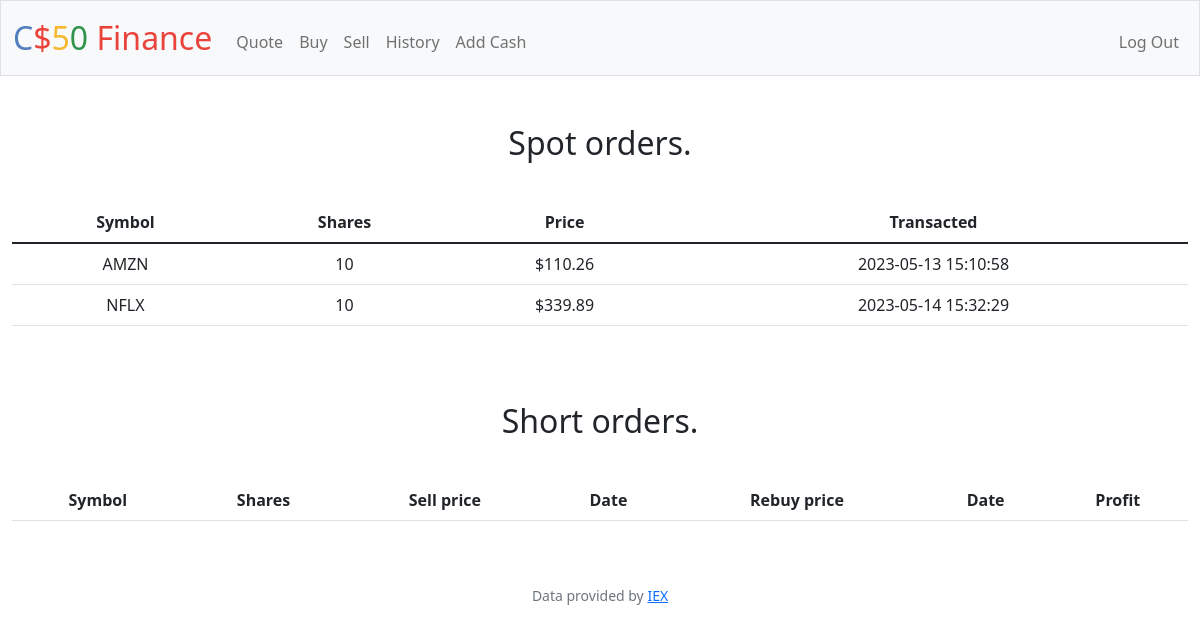
Page /history (signed in) on the earlier database version.
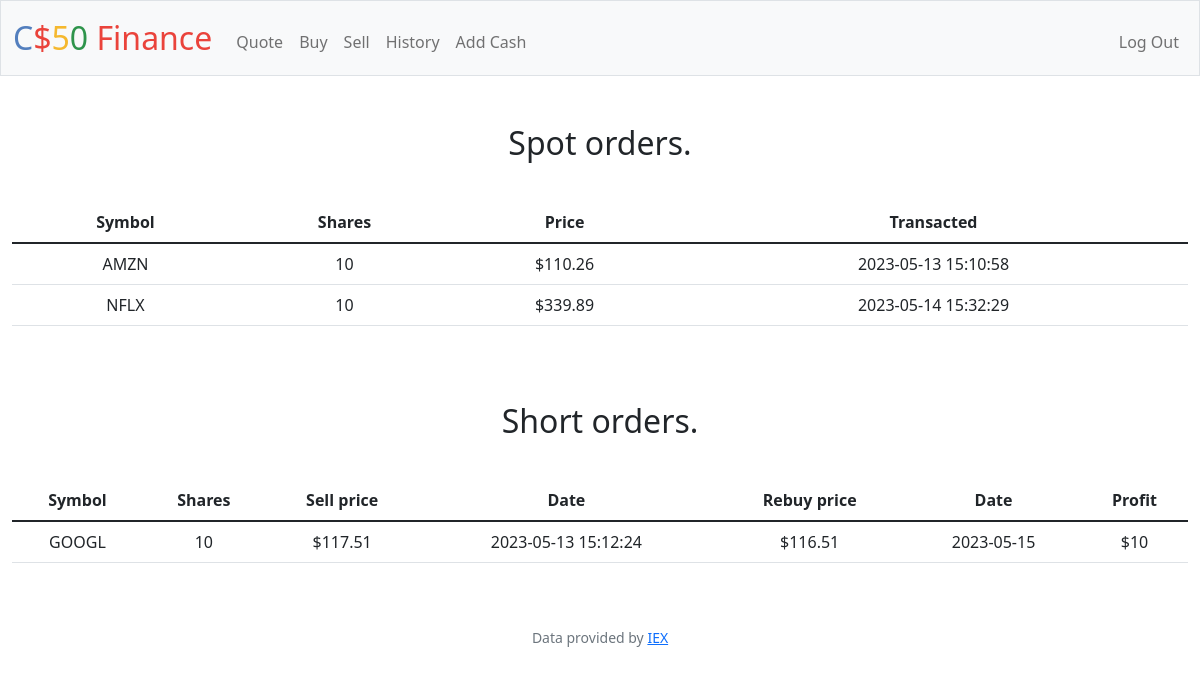
Same page on the later database version.
### tables this page shows
CREATE TABLE orders (
order_id INTEGER PRIMARY KEY AUTOINCREMENT NOT NULL,
user_id INTEGER,
company_name TEXT,
symbol TEXT NOT NULL,
price NUMERIC NOT NULL,
shares NUMERIC NOT NULL,
date DATE);

CREATE TABLE short (
short_id INTEGER PRIMARY KEY AUTOINCREMENT NOT NULL,
user_id INTEGER,
company_name TEXT,
symbol TEXT NOT NULL,
sell_price NUMERIC NOT NULL,
shares NUMERIC NOT NULL,
date DATE,
rebuy_price NUMERIC,
rebuy_date DATE,
profit NUMERIC);

### app.py (the view)
@app.route("/history")
@login_required
def history():
    orders = db_connection.execute("SELECT * FROM orders WHERE user_id = ?;", (session["user_id"],))
    closed_short_orders = db_connection.execute(
        "SELECT * FROM short WHERE (rebuy_price IS NOT NULL) AND user_id = ?;",
        (session["user_id"],)
    )
    return render_template(
        "history.html", orders=orders, closed_short_orders=closed_short_orders
    )

### app.py (called while the page is built)
@app.after_request
def after_request(response):
    response.headers["Cache-Control"] = "no-cache, no-store, must-revalidate"
    response.headers["Expires"] = 0
    response.headers["Pragma"] = "no-cache"
    return response

### db_connect.py (called while the page is built)
    def connect(self):
        self.conn = sqlite3.connect("database_project.db")

    def execute(self, query, params=None):
        self.connect()
        cursor = self.conn.cursor()
        if params:
            cursor.execute(query, params)
        else:
            cursor.execute(query)
        if query.lower().startswith("insert") or  query.lower().startswith("update"):
            self.conn.commit()
            last_row_id = cursor.lastrowid
            self.conn.close()
            return last_row_id
        result = cursor.fetchall()
        columns = [col[0] for col in cursor.description]
        rows = [dict(zip(columns, row)) for row in result]
        self.conn.close()
        return rows

### helpers.py (called while the page is built)
def login_required(f):
    @wraps(f)
    def decorated_function(*args, **kwargs):
        if session.get("user_id") is None:
            return redirect("/login")
        return f(*args, **kwargs)
    return decorated_function

### templates/history.html (shortened to what this page needs)
{% extends "layout.html" %}
{% block main %}
    <h2>Spot orders.</h2>
    <table class="table">
        <thead>
            <tr>
                <th>Symbol</th>
                <th>Shares</th>
                <th>Price</th>
                <th>Transacted</th>
            </tr>
        </thead>
        <tbody>
            {% for order in orders %}
            <tr>
                <td>{{ order.symbol }}</td>
                <td>{{ order.shares }}</td>
                <td>${{ order.price }}</td>
                <td>{{ order.date }}</td>
            </tr>
            {% endfor %}
        </tbody>
    </table>
    <h2>Short orders.</h2>
    <table class="table">
        <thead>
            <tr>
                <th>Symbol</th>
                <th>Shares</th>
                <th>Sell price</th>
                <th>Date</th>
                <th>Rebuy price</th>
                <th>Date</th>
                <th>Profit</th>
            </tr>
        </thead>
        <tbody>
            {% for short in closed_short_orders %}
            <tr>
                <td>{{ short.symbol }}</td>
                <td>{{ short.shares }}</td>
                <td>${{ short.sell_price }}</td>
                <td>{{ short.date }}</td>
                <td>${{ short.rebuy_price }}</td>
                <td>{{ short.rebuy_date }}</td>
                <td>${{ short.profit }}</td>
            </tr>
            {% endfor %}
        </tbody>
    </table>
{% endblock %}

### templates/layout.html (shortened to what this page needs)
<!DOCTYPE html>
<html lang="en">
    <head>
        <link href="https://cdn.jsdelivr.net/npm/bootstrap@5.1.3/dist/css/bootstrap.min.css" rel="stylesheet">
        <link href="/static/styles.css" rel="stylesheet">
    </head>
    <body>
        <nav class="bg-light border navbar navbar-expand-md navbar-light">
            <div class="container-fluid">
                <a class="navbar-brand" href="/"><span class="blue">C</span><span class="red">$</span><span class="yellow">5</span><span class="green">0</span> <span class="red">Finance</span></a>
                <div class="collapse navbar-collapse" id="navbar">
                    {% if session["user_id"] %}
                        <ul class="navbar-nav me-auto mt-2">
                            <li class="nav-item"><a class="nav-link" href="/quote">Quote</a></li>
                            <li class="nav-item"><a class="nav-link" href="/buy">Buy</a></li>
                            <li class="nav-item"><a class="nav-link" href="/sell">Sell</a></li>
                            <li class="nav-item"><a class="nav-link" href="/history">History</a></li>
                            <li class="nav-item"><a class="nav-link" href="/cash">Add Cash</a></li>
                        </ul>
                        <ul class="navbar-nav ms-auto mt-2">
                            <li class="nav-item"><a class="nav-link" href="/logout">Log Out</a></li>
                        </ul>
                    {% else %}
                        <ul class="navbar-nav ms-auto mt-2">
                            <li class="nav-item"><a class="nav-link" href="/register">Register</a></li>
                            <li class="nav-item"><a class="nav-link" href="/login">Log In</a></li>
                        </ul>
                    {% endif %}
                </div>
            </div>
        </nav>
        <main class="container-fluid py-5 text-center">
            {% block main %}{% endblock %}
        </main>
        <footer class="mb-5 small text-center text-muted">
            Data provided by <a href="https://iexcloud.io/">IEX</a>
        </footer>
    </body>
</html>

### static/styles.css (style rules this page uses)
nav .navbar-brand { font-size: xx-large; }
nav .navbar-brand .blue { color: #537fbe; }
nav .navbar-brand .red { color: #ea433b; }
nav .navbar-brand .yellow { color: #f5b82e; }
nav .navbar-brand .green { color: #2e944b; }
td { padding: 0 15px; }
table { margin-top: 40px; }

Differences in the rows shown:
now on this page (row edited): short: symbol "GOOGL", shares "10", sell_price "117.51", date "2023-05-13 15:12:24", rebuy_price "116.51", rebuy_date "2023-05-15", profit "10"
